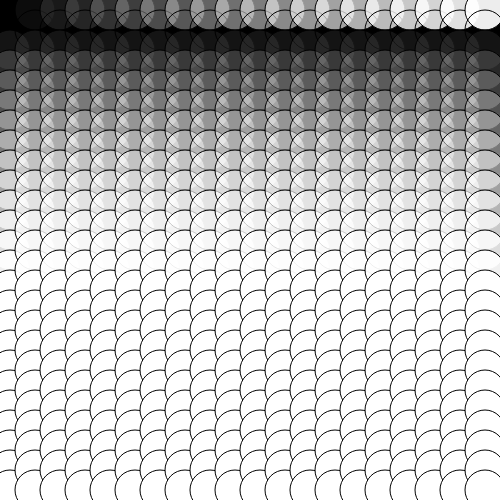
Frame 1 (no input)
Frame 2 (the mouse pressed at the canvas centre, redrawn once): identical to frame 1, image omitted

The p5.js sketch that drew this single still picture (run headless with seeded random() and noise() and a simulated clock; the mouse was pressed at the canvas centre and the sketch redrawn once):

// p5.js sketch
// ── sketch.js
// Beispiel 5 zum Thema Raster & Wiederholung
// Loop im Loop
// weisse Kreise

function setup() {
    createCanvas(500,500);
}

function draw () {
    background(0);
    stroke(0);
    // Führ den Loop solange aus, solange x kleiner als die Breite
    // des Ausgabe-Fenster ist
    for (var x = 0; x < width; x = x+25) {
        // Ausgabe des x Wertes in der Konsole, mit Begleit-Text
        console.log("x hat den Wert " + x);
        fill(255, x/2);

        // Zweiter Loop !!
        // Führe diesen Loop solange aus, solange y kleiner als die
        // Höhe des Ausgabe-Fenster ist
        for (var y = 0; y < height; y = y+20) {
            // x+10 und y+10 damit Kreis schön vom Rand her beginnt
            ellipse(x+10,y+10,40,40);
        fill(255, y);
            // Ausgabe des x Wertes in der Konsole, mit Begleit-Text
            console.log("y hat den Wert " + y);
        }
    }


    noLoop();
}
